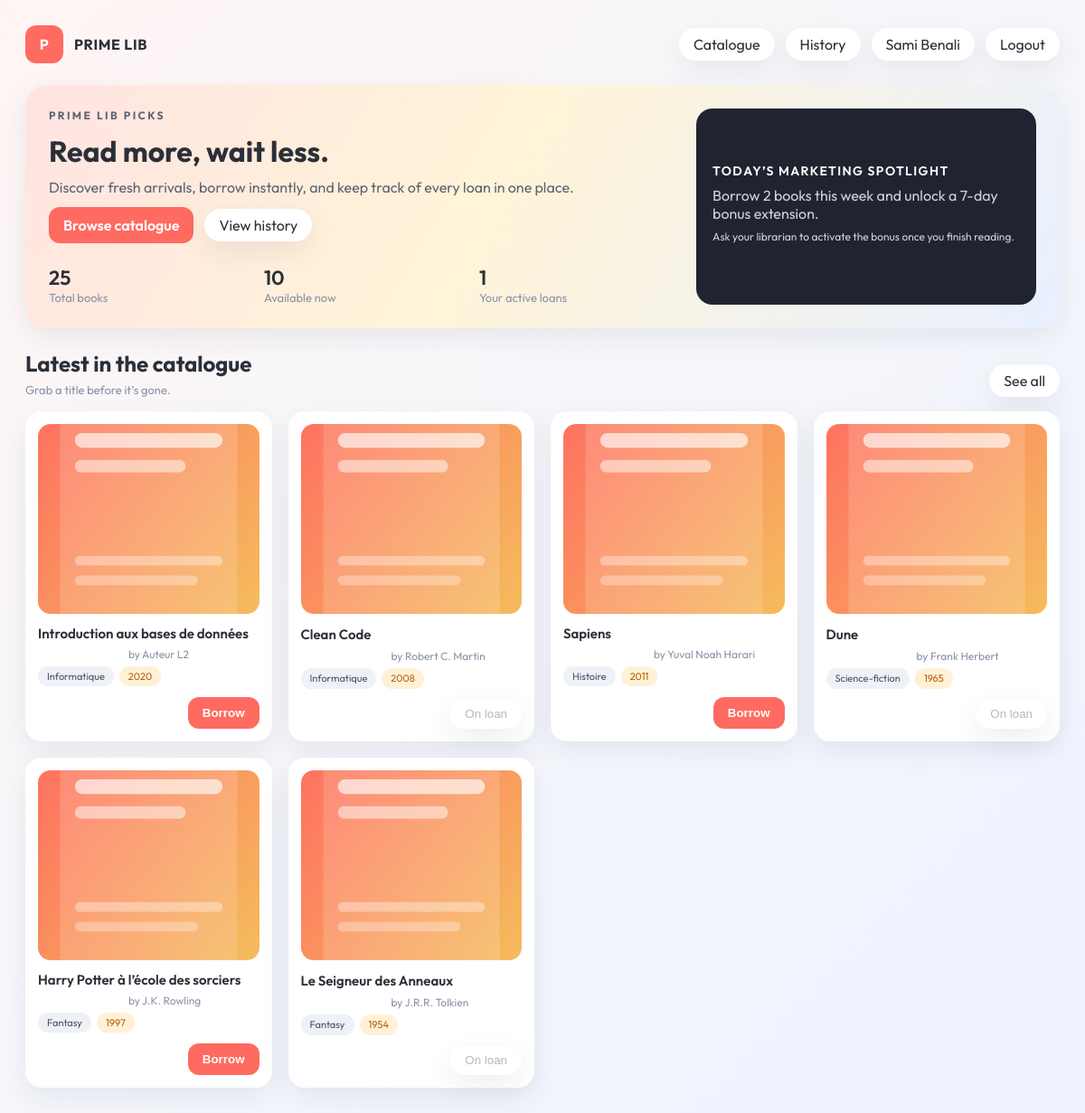
The page /pages/reader/dashboard.php (signed in) on the database its author committed.
### tables this page shows
CREATE TABLE livre (
  id_livre INT AUTO_INCREMENT PRIMARY KEY,
  titre  VARCHAR(200) NOT NULL,
  auteur VARCHAR(150) NOT NULL,
  genre  VARCHAR(80),
  annee_publication INT,
  etat_disponibilite VARCHAR(30) NOT NULL,  
  cover_url VARCHAR(255) NULL,

  id_admin INT,  
  CONSTRAINT fk_livre_admin
    FOREIGN KEY (id_admin) REFERENCES admin(id_admin)
    ON UPDATE CASCADE
    ON DELETE SET NULL
);

### includes/auth.php (called while the page is built, shortened)
<?php
function auth_user(): ?array
{
    return $_SESSION['auth_user'] ?? null;
}
?>

### pages/reader/dashboard.php (the view, shortened to what this page needs)
<?php
require_once __DIR__ . '/../../includes/auth.php';
$authUser = auth_user();
$authDisplayName = trim((string)($authUser['prenom'] ?? '') . ' ' . (string)($authUser['nom'] ?? ''));
$userId = (int)($authUser['id'] ?? 0);
function e(string $value): string {
  return htmlspecialchars($value, ENT_QUOTES, 'UTF-8');
}
function fetch_count(mysqli $conn, string $sql, int $userId = 0): int {
  if ($userId > 0) {
    $stmt = $conn->prepare($sql);
    $stmt->bind_param('i', $userId);
    $stmt->execute();
    $result = $stmt->get_result();
    $row = $result ? $result->fetch_assoc() : null;
    return (int)($row['total'] ?? 0);
  }
  $result = $conn->query($sql);
  $row = $result->fetch_assoc();
  return (int)($row['total'] ?? 0);
}
$totalBooks = fetch_count($conn, 'SELECT COUNT(*) AS total FROM livre');
$availableBooks = fetch_count($conn, "SELECT COUNT(*) AS total FROM livre WHERE etat_disponibilite = 'disponible'");
$activeLoans = fetch_count($conn, 'SELECT COUNT(*) AS total FROM emprunt WHERE id_utilisateur = ? AND date_retour_effective IS NULL', $userId);
$activeLoanMap = [];
$stmt = $conn->prepare('SELECT id_emprunt, id_livre FROM emprunt WHERE id_utilisateur = ? AND date_retour_effective IS NULL');
$stmt->bind_param('i', $userId);
$stmt->execute();
$result = $stmt->get_result();
if ($result) {
  while ($row = $result->fetch_assoc()) {
    $activeLoanMap[(int)$row['id_livre']] = (int)$row['id_emprunt'];
  }
}
$books = [];
$bookSql = 'SELECT id_livre, titre, auteur, genre, annee_publication, etat_disponibilite, cover_url FROM livre ORDER BY id_livre DESC LIMIT 6';
$bookResult = $conn->query($bookSql);
if ($bookResult) {
  while ($row = $bookResult->fetch_assoc()) {
    $books[] = $row;
  }
}
?>
<!DOCTYPE html>
<html lang="en">
<head>
  <link rel="stylesheet" href="../../Assets/css/styles.css" />
</head>
<body class="reader-body">
  <main class="reader-shell">
    <header class="reader-topbar">
      <div class="brand">
        <div class="brand-icon">P</div>
        <div class="brand-text">
          <div class="brand-name">PRIME LIB</div>
        </div>
      </div>
      <div class="top-actions">
        <a class="pill" href="catalogue.php">Catalogue</a>
        <a class="pill" href="mes_emprunts.php">History</a>
        <span class="pill" style="cursor:default;"><?= e($authDisplayName !== '' ? $authDisplayName : 'Reader') ?></span>
        <a class="pill" href="../../logout.php">Logout</a>
      </div>
    </header>
    <section class="reader-hero">
      <div class="reader-hero-content">
        <p class="reader-hero-tag">PRIME LIB PICKS</p>
        <h1>Read more, wait less.</h1>
        <p>Discover fresh arrivals, borrow instantly, and keep track of every loan in one place.</p>
        <div class="reader-hero-actions">
          <a class="primary" href="catalogue.php">Browse catalogue</a>
          <a class="pill" href="mes_emprunts.php">View history</a>
        </div>
        <div class="reader-stats">
          <div>
            <div class="stat-value"><?= e((string)$totalBooks) ?></div>
            <div class="stat-label">Total books</div>
          </div>
          <div>
            <div class="stat-value"><?= e((string)$availableBooks) ?></div>
            <div class="stat-label">Available now</div>
          </div>
          <div>
            <div class="stat-value"><?= e((string)$activeLoans) ?></div>
            <div class="stat-label">Your active loans</div>
          </div>
        </div>
      </div>
      <div class="reader-hero-card">
        <div class="hero-card-title">Today’s marketing spotlight</div>
        <div class="hero-card-body">
          <p>Borrow 2 books this week and unlock a 7-day bonus extension.</p>
          <p class="hero-card-sub">Ask your librarian to activate the bonus once you finish reading.</p>
        </div>
      </div>
    </section>
    <section class="reader-section">
      <div class="reader-section-head">
        <div>
          <h2>Latest in the catalogue</h2>
          <p>Grab a title before it’s gone.</p>
        </div>
        <a class="pill" href="catalogue.php">See all</a>
      </div>
      <div class="book-grid">
        <?php foreach ($books as $book): ?>
          <?php
            $bookId = (int)$book['id_livre'];
            $status = (string)$book['etat_disponibilite'];
            $cover = (string)($book['cover_url'] ?? '');
            $coverSrc = $cover !== '' ? $cover : '../../Assets/images/book-placeholder.svg';
            $activeLoanId = $activeLoanMap[$bookId] ?? null;
          ?>
          <article class="book-card">
            <img class="book-cover" src="<?= e($coverSrc) ?>" alt="<?= e((string)$book['titre']) ?>" onerror="this.src='../../Assets/images/book-placeholder.svg';" />
            <div class="book-meta">
              <div class="book-title"><?= e((string)$book['titre']) ?></div>
              <div class="book-author">by <?= e((string)$book['auteur']) ?></div>
              <div class="book-tags">
                <span class="tag"><?= e((string)($book['genre'] ?? 'General')) ?></span>
                <span class="tag soft"><?= e((string)($book['annee_publication'] ?? '')) ?></span>
              </div>
            </div>
            <div class="book-actions">
              <?php if ($activeLoanId): ?>
                <form method="post" action="../../actions/reader/return.php">
                  <input type="hidden" name="loan_id" value="<?= e((string)$activeLoanId) ?>" />
                  <button class="primary" type="submit">Return</button>
                </form>
              <?php elseif ($status === 'disponible'): ?>
                <form method="post" action="../../actions/reader/borrow.php">
                  <button class="primary" type="submit">Borrow</button>
                </form>
              <?php else: ?>
                <button class="pill" type="button" disabled>On loan</button>
              <?php endif; ?>
            </div>
          </article>
        <?php endforeach; ?>
      </div>
    </section>
  </main>
</body>
</html>

### Assets/css/styles.css (style rules this page uses)
:root { --bg: #f6f7fb; --card: #ffffff; --text: #2b2f38; --muted: #8a93a7; --accent: #ff6a61; --blue: #4c7cff; --green: #1ec98b; --gold: #f4c45c; --teal: #18c0b5; --shadow: 0 10px 30px rgba(31, 38, 67, 0.08); --radius: 18px; }
* { box-sizing: border-box; }
body a { text-decoration: none; color: inherit; }
body { margin: 0; font-family: 'Outfit', sans-serif; color: var(--text); background: radial-gradient(circle at 20% 0%, #ffffff 0%, var(--bg) 60%); }
body.reader-body { background: linear-gradient(135deg, #fff5f4 0%, #f6f7fb 45%, #eef2ff 100%); }
.brand { display: flex; align-items: center; gap: 12px; font-weight: 700; letter-spacing: 0.04em; }
.brand-icon { width: 42px; height: 42px; border-radius: 12px; background: var(--accent); color: #fff; display: grid; place-items: center; font-weight: 700; }
.top-actions { display: flex; gap: 12px; }
.primary { border: none; background: var(--accent); color: #fff; padding: 10px 16px; border-radius: 12px; font-weight: 600; cursor: pointer; }
.pill, .user-pill { border: none; background: #ffffff; border-radius: 999px; padding: 8px 16px; display: flex; align-items: center; gap: 10px; box-shadow: var(--shadow); cursor: pointer; }
.stat-label { color: var(--muted); font-size: 13px; }
.stat-value { font-size: 22px; font-weight: 600; margin-top: 6px; }
.book-author { color: var(--muted); font-size: 12px; padding-left: 100px; }
.reader-shell { max-width: 1200px; margin: 0 auto; padding: 28px 28px 60px; display: grid; gap: 24px; }
.reader-topbar { display: flex; justify-content: space-between; align-items: center; gap: 16px; }
.reader-hero { display: grid; grid-template-columns: minmax(0, 1.3fr) minmax(0, 0.7fr); gap: 18px; padding: 26px; border-radius: 24px; background: linear-gradient(120deg, #ffe4e2 0%, #fff4d8 45%, #e8f0ff 100%); box-shadow: var(--shadow); }
.reader-hero-tag { font-size: 12px; letter-spacing: 0.2em; font-weight: 700; color: #ff5b53; margin: 0 0 12px; }
.reader-hero h1 { margin: 0 0 10px; font-size: 32px; }
.reader-hero p { margin: 0 0 12px; color: #5c6372; }
.reader-hero-actions { display: flex; gap: 12px; align-items: center; margin-top: 8px; }
.reader-stats { display: grid; grid-template-columns: repeat(3, minmax(0, 1fr)); gap: 16px; margin-top: 18px; }
.reader-hero-card { background: #1f2430; color: #ffffff; padding: 18px; border-radius: 18px; display: grid; gap: 8px; align-content: center; }
.hero-card-title { font-weight: 600; font-size: 14px; text-transform: uppercase; letter-spacing: 0.1em; }
.hero-card-body p { margin: 0 0 8px; color: rgba(255, 255, 255, 0.8); }
.hero-card-sub { font-size: 12px; color: rgba(255, 255, 255, 0.6); }
.reader-section { display: grid; gap: 16px; }
.reader-section-head { display: flex; justify-content: space-between; align-items: flex-end; gap: 12px; }
.reader-section-head h2 { margin: 0; }
.reader-section-head p { margin: 6px 0 0; color: var(--muted); font-size: 13px; }
.book-grid { display: grid; grid-template-columns: repeat(auto-fill, minmax(220px, 1fr)); gap: 18px; }
.book-card { background: #ffffff; border-radius: 18px; padding: 14px; box-shadow: var(--shadow); display: grid; gap: 12px; }
.book-cover { width: 100%; height: 210px; object-fit: cover; border-radius: 14px; }
.book-meta { display: grid; gap: 6px; }
.book-title { font-weight: 600; font-size: 15px; }
.book-tags { display: flex; flex-wrap: wrap; gap: 6px; }
.tag { display: inline-flex; align-items: center; padding: 4px 10px; border-radius: 999px; background: #eef1f6; font-size: 11px; color: #4b5363; }
.tag.soft { background: #fff1d6; color: #b85e0a; }
.book-actions { display: flex; justify-content: flex-end; }
.book-actions form { margin: 0; }

### rows shown on the page
livre: titre "Introduction aux bases de données", auteur "Auteur L2", genre "Informatique", annee_publication "2020"
livre: titre "Clean Code", auteur "Robert C. Martin", genre "Informatique", annee_publication "2008", etat_disponibilite "On loan"
livre: titre "Sapiens", auteur "Yuval Noah Harari", genre "Histoire", annee_publication "2011"
livre: titre "Dune", auteur "Frank Herbert", genre "Science-fiction", annee_publication "1965", etat_disponibilite "On loan"
livre: titre "Harry Potter à l’école des sorciers", auteur "J.K. Rowling", genre "Fantasy", annee_publication "1997"
livre: titre "Le Seigneur des Anneaux", auteur "J.R.R. Tolkien", genre "Fantasy", annee_publication "1954", etat_disponibilite "On loan"

### other values the page prints
$authDisplayName !== '' ? $authDisplayName : 'Reader' "Sami Benali"
$totalBooks "25"
$availableBooks "10"
$activeLoans "1"
